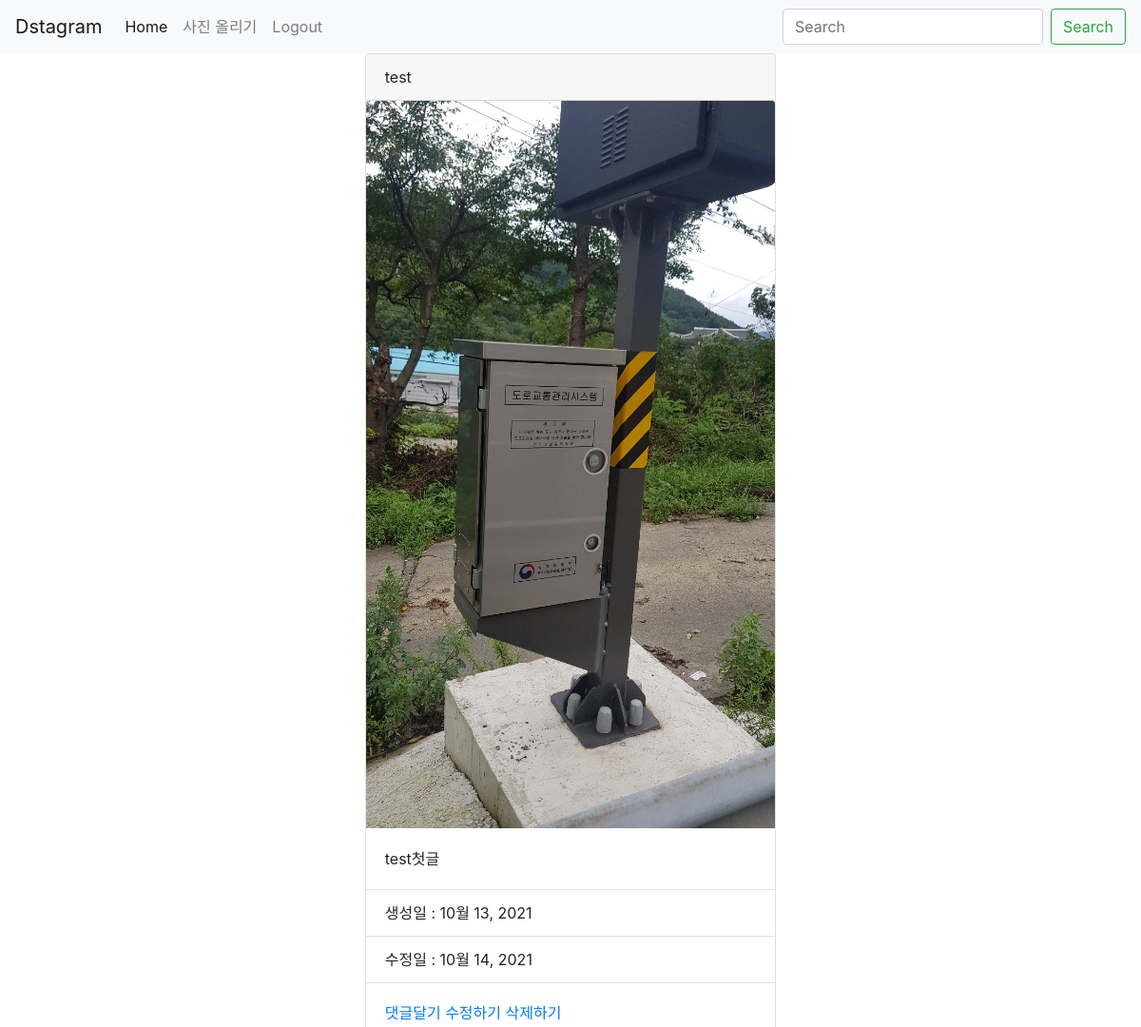
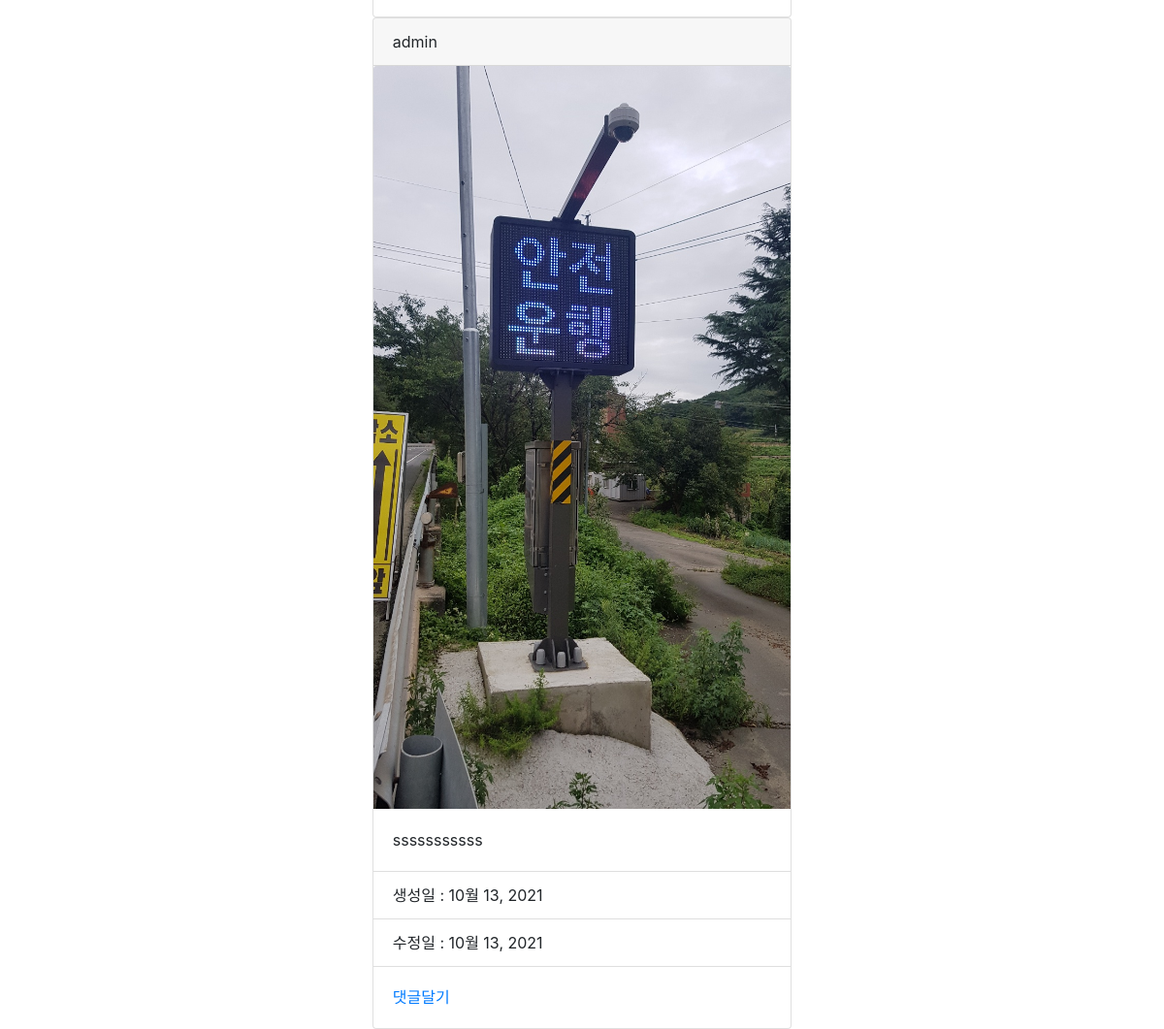
Screenshot of / (signed in) with the database file from the repository (2 pictures, top to bottom).
### photo/models.py (models this page shows, shortened)
class Photo(models.Model):
    author = models.ForeignKey(
        User, on_delete=models.CASCADE, related_name='user')
    text = models.TextField(blank=True)
    image = models.ImageField(upload_to='timeline_photo/%Y/%M/%d')
    created = models.DateField(auto_now_add=True)
    updated = models.DateField(auto_now=True)
    class Meta:
        ordering = ['-created']

### photo/views.py (the view)
# urls.py: path('', PhotoList.as_view(), name="index"),
class PhotoList(ListView):
    model = Photo
    template_name_suffix = '_list'

### photo/templates/photo/photo_list.html (shortened to what this page needs)
{% extends 'base.html' %}
{% block content %}
<div class="container">
  <div class="row">
    <div class="col"></div>
    <div class="col-5">
      {% for object in object_list %}
      <div class="card">
        <div class="card-header">
          {{object.author}}
        </div>
        <img src="{{ object.image.url }}" alt="" class="card-img-top">
        <div class="card-body">
          <p class="card-text">{{ object.text }}</p>
        </div>
        <ul class="list-group list-group-flush">
          <li class="list-group-item">생성일 : {{object.created}}</li>
          <li class="list-group-item">수정일 : {{object.updated}}</li>
        </ul>
        <div class="card-body">
          <a href="{% url 'photo:detail' object.id %}">댓글달기</a>
          {% if user == object.author %}
          <a href="{% url 'photo:update' object.id %}">수정하기</a>
          <a href="{% url 'photo:delete' object.id %}">삭제하기</a>
          {% endif %}
        </div>
      </div>
      {% endfor %}
    </div>
    <div class="col"></div>
  </div>
</div>
{% endblock %}

### rows the page displays
Photo: author "test", image (picture), text "test첫글", created "10월 13, 2021", updated "10월 14, 2021", shows "수정하기"
Photo: author "admin", image (picture), text "sssssssssss", created "10월 13, 2021", updated "10월 13, 2021"
